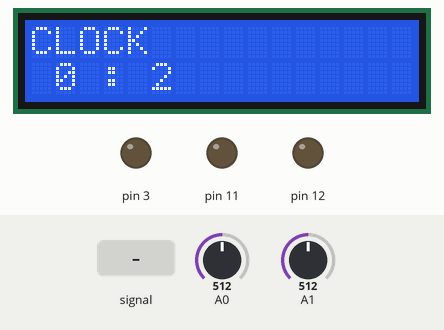
The sketch below on a simulated Arduino Uno, built with avr-gcc and run on an emulated ATmega328P. Shown: 16×2 character LCD, output pins drawn as LEDs (lit = HIGH). Inputs (shaded band) come from the test bench; at power-on: A1 = 512, A0 = 512. What the sketch prints to the serial monitor is not drawn.

Above: at 1.2 s.
1.3 s: A0 fed a 200 Hz sine of ±255 counts around its level
At 1.6 s:
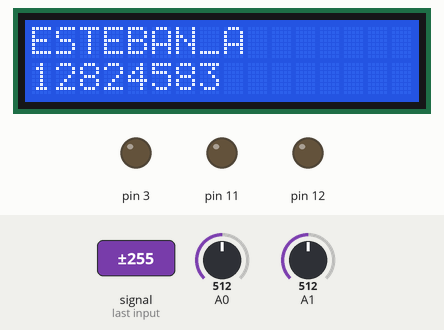
3.6 s: A1 set to 0
At 4.35 s:
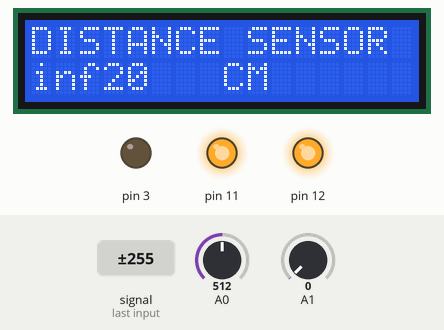
5.9 s: A1 set to 900
At 6.9 s:
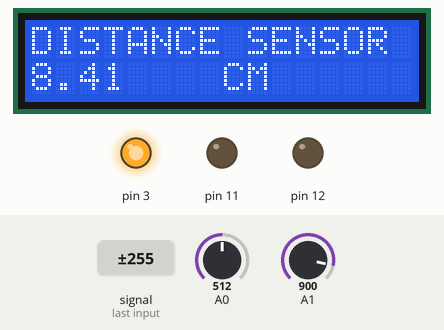
8.0 s: A0 fed a 2 Hz sine of ±306 counts around its level
At 8.97 s:
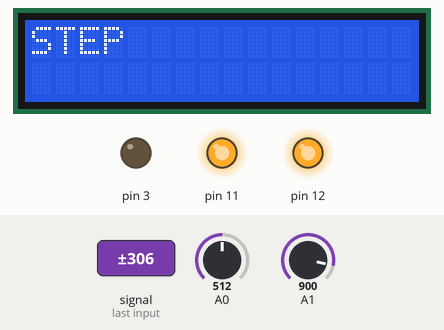
9.9 s: A1 fed a 200 Hz sine of ±81 counts around its level
At 11.13 s:
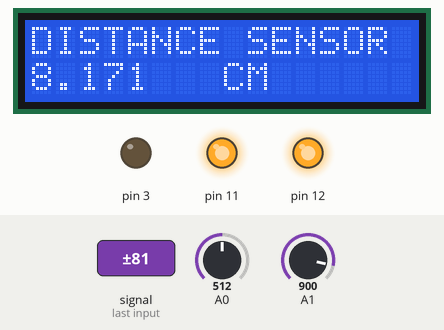
12.7 s: A0 set to 590
14.3 s: A0 set to 614
At 14.81 s:
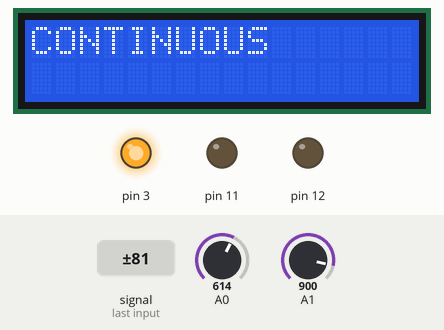
Timing chart, 0 to 60.5 s (numbered marks = the images above; inputs shaded):
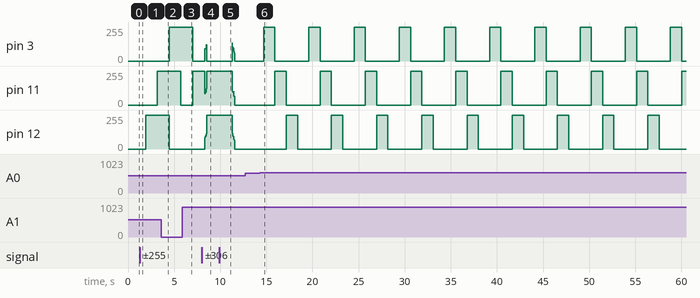

The sketch:

assigment_v_motor_v8.2.1.3_test_2.ino
```cpp
#include <avr/io.h>       //Include AVR library

#include <LiquidCrystal.h>
LiquidCrystal lcd(8, 9, 4, 5, 6, 7);

#define btnRIGHT  0
#define btnUP     1
#define btnDOWN   2
#define btnLEFT   3
#define btnSELECT 4
#define btnNONE   5

double sensor, inches, cm ;
int lcd_key;
volatile unsigned int  seconds;
volatile unsigned int minutes;
int mode=1;


int Steps = 0;      // Start at no steps in sequence
int Direction; //Defaults at clockwise
int stepsleft=4096; //<----Calculate the total number of steps per revolution
int x;
int speeder ;


void setup() {
  // put your setup code here, to run once:
 lcd.begin(16, 2);              // start the library
  ADMUX |= (1 << REFS0);
  ADMUX &= ~(1 << REFS1);
  ADMUX &= ~(1 << ADLAR);
  ADCSRA |= (1 << ADEN) |  (1 << ADSC) | (1 << ADPS2) | (1 << ADPS1) | (1 << ADPS0);
  ADCSRA |= (1 << ADIE);

  //timer 1 setup
 cli();          // disable global interrupts
  TCCR1A = 0;     // set entire TCCR1A register to 0
  TCCR1B = 0;     // same for TCCR1B
  OCR1A = 15624;
  // turn on CTC mode:
  TCCR1B |= (1 << WGM12);
  // Set CS10 and CS12 bits for 1024 prescaler:
  TCCR1B |= (1 << CS10);
  TCCR1B |= (1 << CS12);
  // enable timer compare interrupt:
  TIMSK1 |= (1 << OCIE1A);
  sei();      // enable global interrupts

  ADCSRA |= (1 << ADSC);


  DDRB |=(1<DDB5)|(1<<DDB4)|(1<<DDB3);  //<-----Choose which pins to set as output for the motor, avoid using the digital pins the LCD uses.
  DDRD |=(1<<DDD3);
  TCCR2A &=~(1<<  COM2A1);

        TCCR2A &=~(1<<COM2A0);//<-------- Here, set control register A for the normal mode of operation.
        TCCR2B |=(1<<CS22)|(1<<CS21)|(1<<CS20);//<-------- Here, set control register B for the prescaler values choose wisely to get 1ms.
        TCNT2=0; //Initial counter at 0
  Serial.begin(9600);
}
void update_clock() {
  seconds++;
  if (seconds == 60) {
    seconds = 0;
    minutes++;
    lcd.clear();
  }

}


int  read_LCD_buttons(){


   ADCSRA |=(1<<ADSC);      //<---- Start ADC conversion bit
  while(ADCSRA!=ADCSRA &~(1<<ADIF)) //<---- Create a condition that waits for ADC conversion interrupt flag
  ADCSRA &=~(1<<ADIF);


  switch (mode){
  case 1:
   lcd.setCursor(0,0);
lcd.print("CLOCK");
lcd.setCursor(1,1);
lcd.print (minutes);
lcd.setCursor(3,1);
lcd.print(":");
lcd.setCursor(5,1);
lcd.print(seconds);
    break;

    case 2:
      lcd.setCursor (0, 0);
        lcd.print("ESTEBAN_A");
        lcd.setCursor(0, 1);
        lcd.print("12824583");
    break;


    case 3:
  lcd.setCursor(0,0);
         lcd.print("DISTANCE SENSOR");
        lcd.setCursor(8, 1);
        lcd.print("CM");
        lcd.setCursor(0, 1);
        lcd.print(cm);
         distance();
    break;


    case 4:
    lcd.setCursor(0,0);
    lcd.print("CONTINUOUS");
   conti();
    //continous();
    stepsleft=4096;
    break;

    case 5:
    lcd.setCursor(0,0);
       lcd.print("STEP");
    break;


    case 6:
    lcd.setCursor(0,0);;
    lcd.print("LINK");
    break;

  }

  return  lcd_key;
}


int distance(){
   ADCSRA |=(1<<ADSC);      //<---- Start ADC conversion bit
  while(ADCSRA!=ADCSRA &~(1<<ADIF)) //<---- Create a condition that waits for ADC conversion interrupt flag
  ADCSRA &=~(1<<ADIF);
  inches = 4192.936 * pow(sensor, -0.935) - 3.937;
  cm = 10650.08 * pow(sensor, -0.935) - 10;
  //delay(100);

  return sensor;
}

void SetDirection(){


      if(Direction==x)
      {
        Steps++;
      }
      else
      {
        Steps--;
      }
      if(Steps>7){
        Steps=0;
      }
      if(Steps<0)
      {
        Steps=7;
      }
}


void stepper(){


      switch(Steps)     // This switch case will handle the digital pins to toggle for each step, refer to the step sequence table for pin values.
      {                 // Make sure you are toggling the correct pins
       case 0:
                      //<----- Insert Digital Pin allocations for steps 1-7 Remember do not set the whole byte because the LCD uses certain digital pins.
        PORTB |=(1<<PORTB5);
        PORTD &=~(1<<PORTD3);
        PORTB &=~(1<<PORTB3);
        PORTB &=~(1<<PORTB4);
         //delay(1);

         break;
     case 1:
     PORTB  |=(1<<PORTB5);
     PORTB  |=(1<<PORTB4);
     PORTD &=~(1<<PORTD3);
     PORTB &=~(1<<PORTB3);
    //delay(1);
         break;
         case 2:
    PORTB |=(1<<PORTB4);
    PORTD &=~(1<<PORTD3);
    PORTB &=~(1<<PORTB3);
     PORTB &=~(1<<PORTB5);
       //delay(1);
         break;
         case 3:
     PORTB |=(1<<PORTB4);
     PORTB |=(1<<PORTB3);
     PORTD &=~(1<<PORTD3);
     PORTB &=~(1<<PORTB5);
       //delay(1);
         break;
         case 4:
        PORTB |=(1<<PORTB3);
        PORTD &=~(1<<PORTD3);
        PORTB &=~(1<<PORTB4);
        PORTB &=~(1<<PORTB5);
     //delay(1);
         break;
         case 5:
      PORTB |=(1<<PORTB3);
      PORTD |=(1<<PORTD3);
      PORTB &=~(1<<PORTB4);
      PORTB &=~(1<<PORTB5);
          // delay(1);
         break;
           case 6:
      PORTD |=(1<<PORTD3);
      PORTB &=~(1<<PORTB3);
      PORTB &=~(1<<PORTB4);
      PORTB &=~(1<<PORTB5);
        //delay(1);
         break;
         case 7:
      PORTD |=(1<<PORTD3);
      PORTB &=~(1<<PORTB3);
      PORTB &=~(1<<PORTB4);
      PORTB |=(1<<PORTB5);
         //delay(1);
         break;
         default:


       PORTD &=~(1<<PORTD3);
       PORTB &=~(1<<PORTB3);
       PORTB &=~(1<<PORTB4);
       PORTB &=~(1<<PORTB5);//<----Default pins select are off
         break;
      }
   SetDirection();

}

void conti(){
SetDirection();
stepper ();
//delay(10);

if (lcd_key<555  && lcd_key>350){ // btnleft
  x=1;
}
if (lcd_key<50 ){
  x=0;
                  //btn right

}
 if (lcd_key<175 && lcd_key>50){  //btnup
   speeder=speeder+20;
   if(TCNT2>=speeder){
    stepper();
    TCNT2=0;
   }
}

if (lcd_key<340 && lcd_key>200){
   speeder=speeder-20;
   if(TCNT2>=speeder){
    stepper();
    TCNT2=0;
   }
}   // btn down

}
/*int continous(){
  if ( lcd_key<555  && lcd_key>400){
  x=1;
  while(stepsleft>0){


      if (TCNT0>=250)    //<--- Decide Timer counter value to step at, goal is 1ms
    {
      stepper();         //<--- Step a certain amount
      stepsleft--;        //<--- Decrease Step count
      TCNT0=0;
    }

  //Direction=!Direction; // Reverse Direction
 //stepsleft=4096;     //<---- Reset to initial value
}
 }
  if (lcd_key<50 ){
  x=0;
  while(stepsleft>0){


      if (TCNT0>=250)    //<--- Decide Timer counter value to step at, goal is 1ms
    {
      stepper();         //<--- Step a certain amount
      stepsleft--;        //<--- Decrease Step count
      TCNT0=0;
    }

  // // Reverse Direction
 //stepsleft=4096;     //<---- Reset to initial value
}


  return x;
}

}
*/

/*void delayer(){

 if ( TCNT2>=250){
  count++;
 TCNT2=0;
 } if (count==set){

  count =0;
 }

}*/
void loop() {
  // put your main code here, to run repeatedly:


if (lcd_key <750 && lcd_key>600){


 delay(200);
mode++;
lcd.clear();
Serial.println("12");


   }


if ( mode==7){
  mode=1;
}
 read_LCD_buttons();


//if (mode==4){
  //continous();
//}


 ADCSRA |= (1 << ADSC);   //<---- Start ADC conversion bit
  while (ADCSRA != ADCSRA & ~(1 << ADIF)) //<---- Create a condition that waits for ADC conversion interrupt flag
    ADCSRA &= ~(1 << ADIF);


}


ISR(TIMER1_COMPA_vect) {
  update_clock();
//count++;
}


ISR(ADC_vect) {
  uint16_t result = ADC;
  switch (ADMUX & 0x0F) { //Here we are only looking at the last for bits by setting the first for bits to 0 (just for the switch statement the bits in ADMUX don't actually change)

    case 0: //Don't need the C0 --> only 0 as we cleared the first 4 bits ^^
      lcd_key =result;
      ADMUX |= (1 << MUX0); //just change the last bit to change the channel

      break;


    case 1 :


      sensor=result;
      ADMUX &= ~(1 << MUX0);
      break;

    default:


      break;
  }


  ADCSRA |= (1 << ADSC);

}
```

Measured:
- after the input at 1.3 s, pin 11: 0/255 → 255/255 after 1.9 s; pin 12: 0/255 → 255/255 after 0.62 s; the display: changes after 0.21 s (image 1)
- after the input at 3.6 s, the display: first differs from a run without the input after 0.65 s (image 2)
- after the input at 5.9 s, pin 11: 0/255 → 255/255 after 1.1 s; pin 12: stays 0/255 (without the input it goes to 255/255 after 1.1 s); the display: first differs from a run without the input after 0.91 s (image 3)
- after the input at 8.0 s, pin 3: 0/255 → 92/255 after 0.32 s, → 122/255 0.16 s later, → 0/255 0.08 s later; pin 11: 255/255 → 94/255 after 0.32 s, → 122/255 0.16 s later, → 255/255 0.08 s later
- after the input at 12.7 s, pin 3: stays 0/255 (without the input it goes to 66/255 after 1.1 s); pin 11: stays 0/255 (without the input it goes to 68/255 after 1.1 s); pin 12: stays 0/255 (without the input it goes to 72/255 after 1.1 s)
- after the input at 14.3 s, pin 3: alternates 255/255 for 1.2 s and 0/255 for 3.7 s, starting after 0.41 s; pin 11: alternates 255/255 for 1.2 s and 0/255 for 3.7 s, starting after 1.6 s; pin 12: alternates 255/255 for 1.2 s and 0/255 for 3.7 s, starting after 2.9 s; the display: first changes after 0.21 s (image 6 shows a later state)
- what the display in image 4 shows lasts 0.5 s, from 8.7 s to 9.2 s
